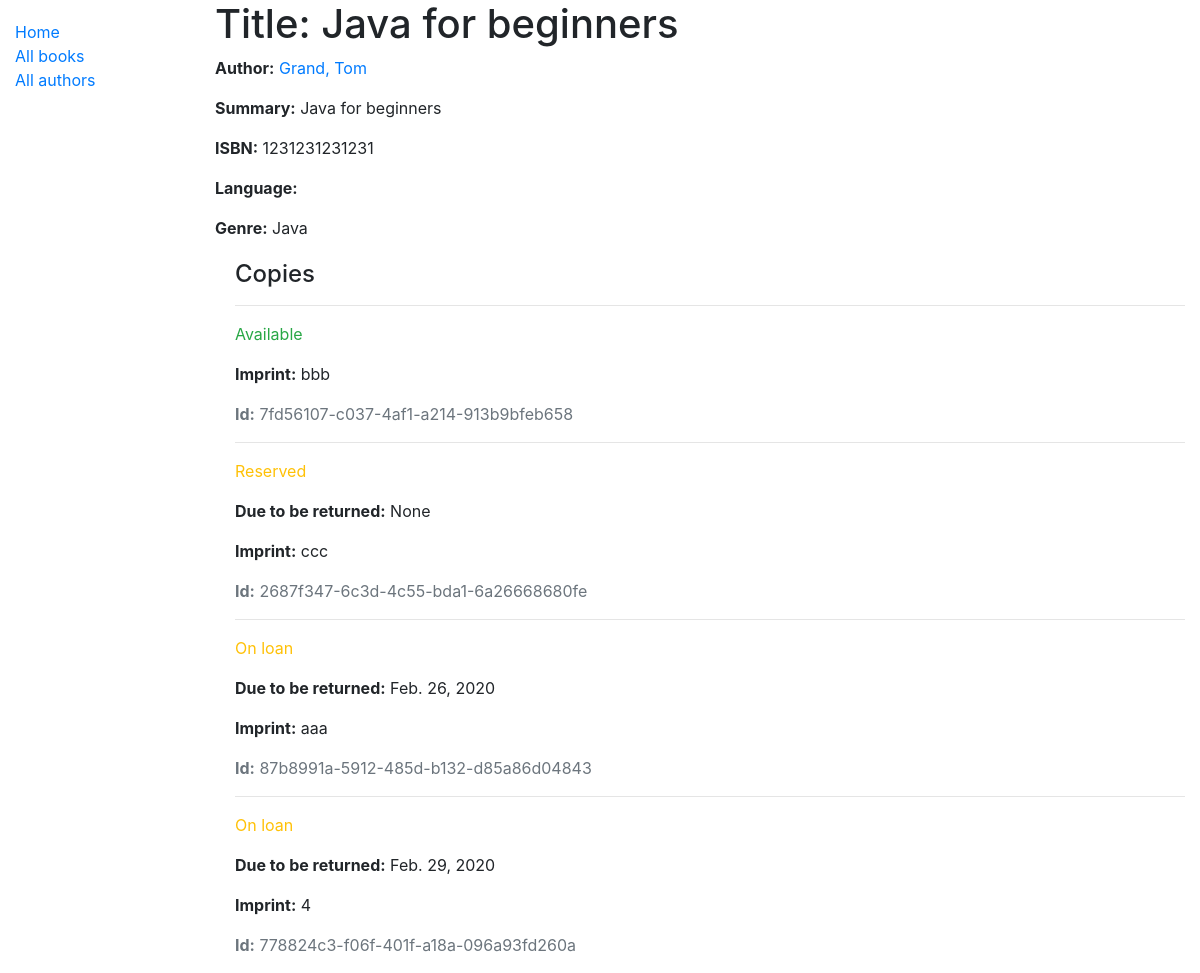
The app's page /catalog/book/4 with its own data.
### catalog/models.py (models this page shows, shortened)
class Book(models.Model):
    title = models.CharField(max_length=200)
    author = models.ForeignKey('Author', on_delete=models.SET_NULL, null=True)
    summary = models.TextField(max_length=1000, help_text='Enter a brief description of the book')
    isbn = models.CharField('ISBN', max_length=13,
                            help_text='13 Character <a href="https://www.isbn-international.org/content/what-isbn">ISBN number</a>')
    genre = models.ManyToManyField(Genre, help_text='Select a genre for this book')
    def display_genre(self):
        """Create a string for the Genre. This is required to display genre in Admin."""
        return ', '.join(genre.name for genre in self.genre.all()[:3])
    display_genre.short_description = 'Genre'

class Author(models.Model):
    first_name = models.CharField(max_length=100)
    last_name = models.CharField(max_length=100)
    date_of_birth = models.DateField(null=True, blank=True)
    date_of_death = models.DateField('Died', null=True, blank=True)
    class Meta:
        ordering = ['last_name', 'first_name']
    def __str__(self):
        return f'{self.last_name}, {self.first_name}'

class Genre(models.Model):
    name = models.CharField(max_length=200, help_text='Enter a book genre (e.g. Science Fiction)')
    def __str__(self):
        return self.name

class BookInstance(models.Model):
    id = models.UUIDField(primary_key=True, default=uuid.uuid4, help_text='Unique ID for this particular book across whole library')
    book = models.ForeignKey('Book', on_delete=models.SET_NULL, null=True)
    imprint = models.CharField(max_length=200)
    due_back = models.DateField(null=True, blank=True)
    LOAN_STATUS = (
        ('m', 'Maintenance'),
        ('o', 'On loan'),
        ('a', 'Available'),
        ('r', 'Reserved'),
    )
    status = models.CharField(
        max_length=1,
        choices=LOAN_STATUS,
        blank=True,
        default='m',
        help_text='Book availability',
    )
    class Meta:
        ordering = ['due_back']

### catalog/views.py (the view, shortened to what this page needs)
# urls.py: path('book/<int:pk>', views.BookDetailView.as_view(), {'my_template_name': 'another_path'}, name='book-detail'),
class BookDetailView(generic.DetailView):
    model = Book
    template_name = "book_detail.html"

### templates/book_detail.html
{% extends "base_generic.html" %}
{% block content %}
  <h1>Title: {{ book.title }}</h1>
  <p><strong>Author:</strong> <a href="">{{ book.author }}</a></p>
  <p><strong>Summary:</strong> {{ book.summary }}</p>
  <p><strong>ISBN:</strong> {{ book.isbn }}</p>
  <p><strong>Language:</strong> {{ book.language }}</p>
  <p><strong>Genre:</strong> {{ book.genre.all|join:", " }}</p>
  <div style="margin-left:20px;margin-top:20px">
    <h4>Copies</h4>
    {% for copy in book.bookinstance_set.all %}
      <hr>
      <p class="{% if copy.status == 'a' %}text-success{% elif copy.status == 'm' %}text-danger{% else %}text-warning{% endif %}">
        {{ copy.get_status_display }}
      </p>
      {% if copy.status != 'a' %}
        <p><strong>Due to be returned:</strong> {{ copy.due_back }}</p>
      {% endif %}
      <p><strong>Imprint:</strong> {{ copy.imprint }}</p>
      <p class="text-muted"><strong>Id:</strong> {{ copy.id }}</p>
    {% endfor %}
  </div>
{% endblock %}

### records on screen
Book: title "Java for beginners", author "Grand, Tom", summary "Java for beginners", isbn "1231231231231", genre.all "Java"
BookInstance: status "Available", imprint "bbb", id "7fd56107-c037-4af1-a214-913b9bfeb658"
BookInstance: status "Reserved", due_back "None", imprint "ccc", id "2687f347-6c3d-4c55-bda1-6a26668680fe"
BookInstance: status "On loan", due_back "Feb. 26, 2020", imprint "aaa", id "87b8991a-5912-485d-b132-d85a86d04843"
BookInstance: status "On loan", due_back "Feb. 29, 2020", imprint "4", id "778824c3-f06f-401f-a18a-096a93fd260a"
